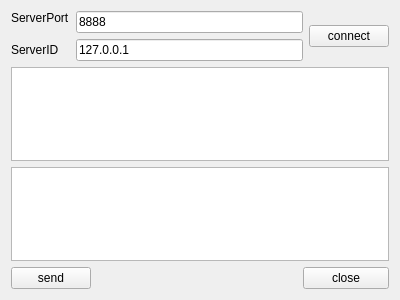
<?xml version="1.0" encoding="UTF-8"?>
<ui version="4.0">
 <class>Widget</class>
 <widget class="QWidget" name="Widget">
  <property name="geometry">
   <rect>
    <x>0</x>
    <y>0</y>
    <width>400</width>
    <height>300</height>
   </rect>
  </property>
  <property name="windowTitle">
   <string>Widget</string>
  </property>
  <layout class="QGridLayout" name="gridLayout">
   <item row="0" column="0">
    <widget class="QLabel" name="label">
     <property name="text">
      <string>ServerPort</string>
     </property>
    </widget>
   </item>
   <item row="0" column="1" rowspan="2" colspan="3">
    <widget class="QLineEdit" name="lineEditPort">
     <property name="text">
      <string>8888</string>
     </property>
    </widget>
   </item>
   <item row="2" column="0">
    <widget class="QLabel" name="label_2">
     <property name="text">
      <string>ServerID</string>
     </property>
    </widget>
   </item>
   <item row="2" column="1" colspan="3">
    <widget class="QLineEdit" name="lineEditIP">
     <property name="text">
      <string>127.0.0.1</string>
     </property>
    </widget>
   </item>
   <item row="3" column="0" colspan="5">
    <widget class="QTextEdit" name="textEditRead">
     <property name="readOnly">
      <bool>true</bool>
     </property>
    </widget>
   </item>
   <item row="4" column="0" colspan="5">
    <widget class="QTextEdit" name="textEditWrite"/>
   </item>
   <item row="5" column="0" colspan="2">
    <widget class="QPushButton" name="buttonSend">
     <property name="text">
      <string>send</string>
     </property>
    </widget>
   </item>
   <item row="5" column="2">
    <spacer name="horizontalSpacer">
     <property name="orientation">
      <enum>Qt::Horizontal</enum>
     </property>
     <property name="sizeHint" stdset="0">
      <size>
       <width>192</width>
       <height>20</height>
      </size>
     </property>
    </spacer>
   </item>
   <item row="5" column="3" colspan="2">
    <widget class="QPushButton" name="buttonClose">
     <property name="text">
      <string>close</string>
     </property>
    </widget>
   </item>
   <item row="0" column="4" rowspan="3">
    <widget class="QPushButton" name="buttonConnect">
     <property name="text">
      <string>connect</string>
     </property>
    </widget>
   </item>
  </layout>
 </widget>
 <layoutdefault spacing="6" margin="11"/>
 <resources/>
 <connections/>
</ui>
